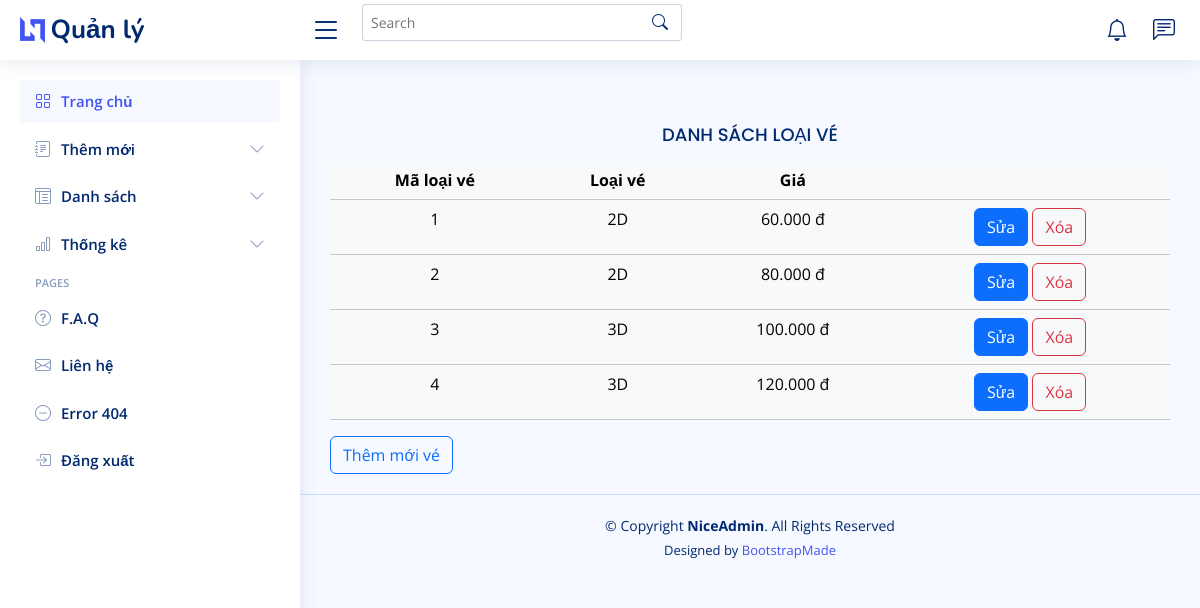
Page /admin/index.php?act=danh_sach_loai_ve (signed in) on the committed database.
### tables this page shows
CREATE TABLE `loai_ve` (
  `id_loaive` int NOT NULL,
  `dinh_dang_ve` varchar(10) NOT NULL,
  `hang_ghe` tinyint NOT NULL DEFAULT '0' COMMENT '0: ghế thường - 1: ghế vip',
  `price` double(10,3) NOT NULL
);

### model/pdo.php (called while the page is built, shortened)
<?php
function pdo_get_connection(){
    $dburl = "mysql:host=localhost;dbname=booking_movie_ticket;charset=utf8";
    $username = 'root';
    $password = '';
    $conn = new PDO($dburl, $username, $password);
    $conn->setAttribute(PDO::ATTR_ERRMODE, PDO::ERRMODE_EXCEPTION);
    return $conn;
}
function pdo_query($sql){
    $sql_args = array_slice(func_get_args(), 1);
    try{
        $conn = pdo_get_connection();
        $stmt = $conn->prepare($sql);
        $stmt->execute($sql_args);
        $rows = $stmt->fetchAll();
        return $rows;
    }
    catch(PDOException $e){
        throw $e;
    }
    finally{
        unset($conn);
    }
}

### model/loai_ve.php (called while the page is built, shortened)
<?php
    function load_add_loai_ve() {
        $sql = "SELECT * FROM loai_ve";
        return pdo_query($sql);
    }

### admin/loai_ve/list.php (the view)
<main id="main" class="main">
    <section class="section dashboard">
        <div class="row">
            <div class="col-lg-12">
                <h5 class="card-title text-center">DANH SÁCH LOẠI VÉ</h5>
                <table class="table table-light text-center">
                    <tr>
                        <th>Mã loại vé</th>
                        <th>Loại vé</th>
                        <th>Giá</th>
                        <th></th>
                    </tr>
                    <?php
                    foreach ($ds_loai_ve as $ds) {
                        extract($ds);
                        $delete = "index.php?act=delete_loai_ve&id_loaive=" . $id_loaive;
                        $edit = "index.php?act=edit_loai_ve&id_loaive=" . $id_loaive;
                        echo "
                                <tr>
                                    <td>$id_loaive </td>
                                    <td>$dinh_dang_ve</td>
                                    <td>$price.000 đ</td>
                                    <td>
                                        <a class='btn btn-primary'  href='$edit'>Sửa</a>
                                        <button class='btn btn-outline-danger' type='button' onclick=\"if (confirm('Bạn có chắc muốn xóa ?')) window.location.href='$delete'\">Xóa</button>
                                    </td>
                                </tr>
                            ";
                    }
                    ?>
                </table>
                <a class="btn btn-outline-primary" href="index.php?act=them_moi_loai_ve">Thêm mới vé</a>
            </div>
    </section>
</main>

### admin/layout_admin/assets/css/style.css (style rules this page uses)
:root { scroll-behavior: smooth; }
body { font-family: "Open Sans", sans-serif; background: #f6f9ff; color: #444444; }
a { color: #4154f1; text-decoration: none; }
h1, h2, h3, h4, h5, h6 { font-family: "Nunito", sans-serif; }
#main { margin-top: 60px; padding: 20px 30px; transition: all 0.3s; }
.card-title { padding: 20px 0 15px 0; font-size: 18px; font-weight: 500; color: #012970; font-family: "Poppins", sans-serif; }
@media (min-width: 1200px) { #main, #footer { margin-left: 300px; } }

### rows in the picture
loai_ve: id_loaive "1", dinh_dang_ve "2D", price "60"
loai_ve: id_loaive "2", dinh_dang_ve "2D", price "80"
loai_ve: id_loaive "3", dinh_dang_ve "3D", price "100"
loai_ve: id_loaive "4", dinh_dang_ve "3D", price "120"
